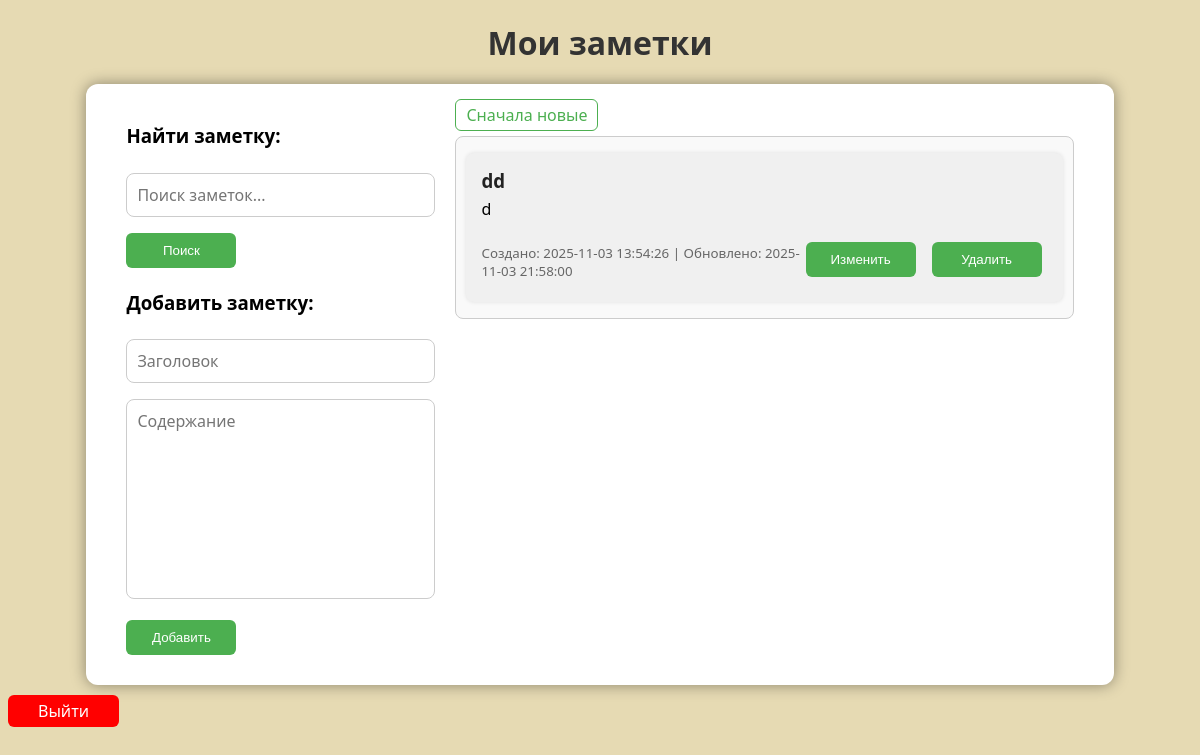
The page / (signed in) on the database as committed earlier.
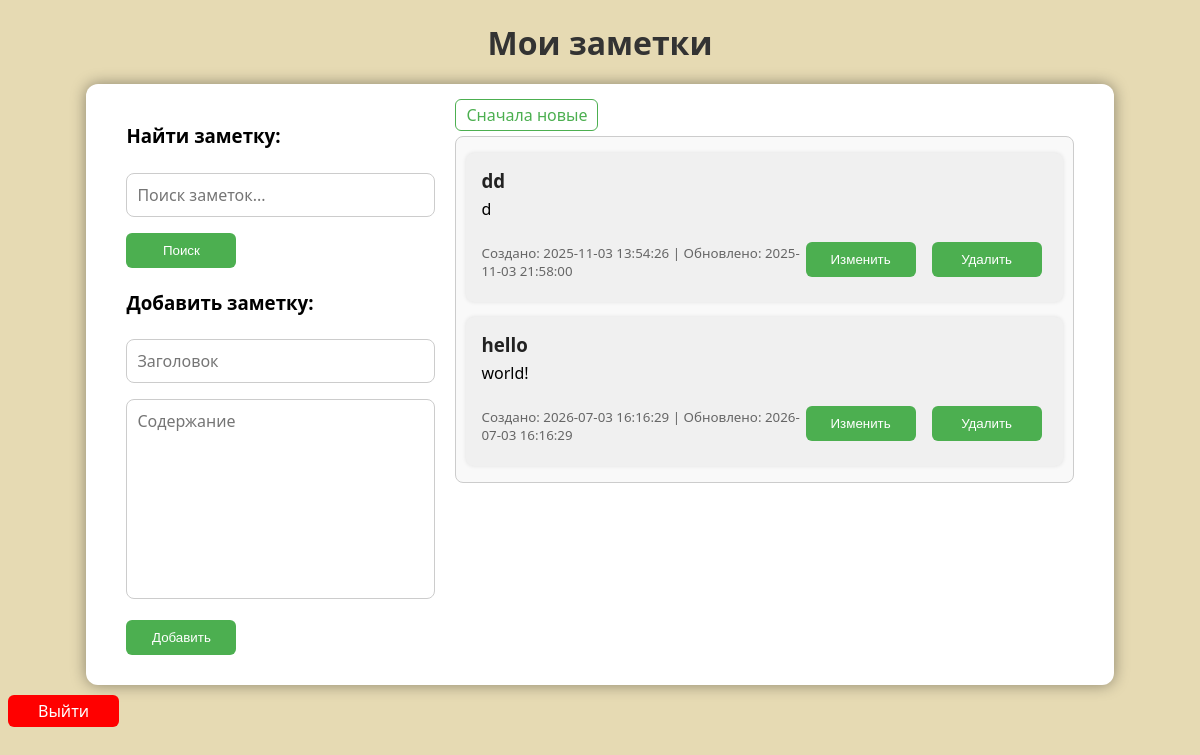
The same page on the database as committed later.
### app.py (models this page shows)
class Note(db.Model):
    id = db.Column(db.Integer, primary_key=True)
    title = db.Column(db.String(200), nullable=False)
    content = db.Column(db.Text, nullable=False)
    created = db.Column(db.String(50), nullable=False)
    updated = db.Column(db.String(50), nullable=False)
    user_id = db.Column(db.Integer, db.ForeignKey('user.id'), nullable=False)

### app.py (the view)
@app.route("/")
@login_required
def index():
    sort_order = request.args.get("sort", "asc")  # получаем параметр сортировки, по умолчанию "asc"
    notes = Note.query.filter_by(user_id=current_user.id).order_by(Note.updated.desc() if sort_order == "desc" else Note.updated.asc()).all()
    return render_template("index.html", notes=notes, sort_order=sort_order, user=current_user)

### app.py (called while the page is built)
@login_manager.user_loader
def load_user(user_id):
    return User.query.get(int(user_id))

### templates/index.html (shortened to what this page needs)
<!DOCTYPE html>
<html lang="ru">
<head>
    <link rel="stylesheet" href="{{ url_for('static', filename='style.css') }}">
</head>
<body>
    <h1>Мои заметки</h1>
    <div class="container">
        <div class="left-panel">
            <h3>Найти заметку:</h3>
            <form action="{{ url_for('search') }}" method="get">
                <input type="text" id="search-input" name="query" placeholder="Поиск заметок..." value="{{ query }}" required>
                <button type="submit" style="float: left";>Поиск</button>
            </form>
            <br>
            <br>
            <h3>Добавить заметку:</h3>
            <form action="{{ url_for('add') }}" method="post">
                <input type="text" name="title" placeholder="Заголовок" required>
                <textarea class="content-textarea" name="content" placeholder="Содержание" required></textarea>
                <button type="submit">Добавить</button>
            </form>
        </div>
        <div class="right-panel">
            {% if notes %}
            <div class="sort-toggle">
                {% if search %}
                    {% if sort_order == "asc" %}
                        <a href="{{ url_for('search', query=query, sort='desc') }}">Сначала новые</a>
                    {% else %}
                        <a href="{{ url_for('search', query=query, sort='asc') }}">Сначала старые</a>
                    {% endif %}
                {% else %}
                    {% if sort_order == "asc" %}
                        <a href="{{ url_for('index', sort='desc') }}">Сначала новые</a>
                    {% else %}
                        <a href="{{ url_for('index', sort='asc') }}">Сначала старые</a>
                    {% endif %}
                {% endif %}
            </div>
                <div class="notes-list">
                    <ul>
                        {% for note in notes %}
                            <li>
                                <h3>{{ note.title }}</h3>
                                <p>{{ note.content }}</p>
                                <div class="note-footer">
                                    <small class="note-date">Создано: {{ note.created }} | Обновлено: {{ note.updated }}</small>
                                    <div class="note-buttons">
                                        <form action="{{ url_for('edit', note_id=note.id) }}" method="get">
                                            <button type="submit">Изменить</button>
                                        </form>
                                        <form action="{{ url_for('delete', note_id=note.id) }}" method="post">
                                            <button type="submit" onclick="return confirm('Удалить заметку?')">Удалить</button>
                                        </form>
                                    </div>
                                </div>
                            </li>
                        {% endfor %}
                    </ul>
                </div>
            {% else %}
                {% if search %}
                {% else %}
                    <p>Заметок пока нет.</p>
                {% endif %}
            {% endif %}
        </div>
    </div>
    <a class="exit" href="{{ url_for('logout') }}">Выйти</a>
</body>
</html>

Rows that differ between the two databases and show on the page:
added Note: title "hello", content "world!", created "2026-07-03 16:16:29", updated "2026-07-03 16:16:29"
